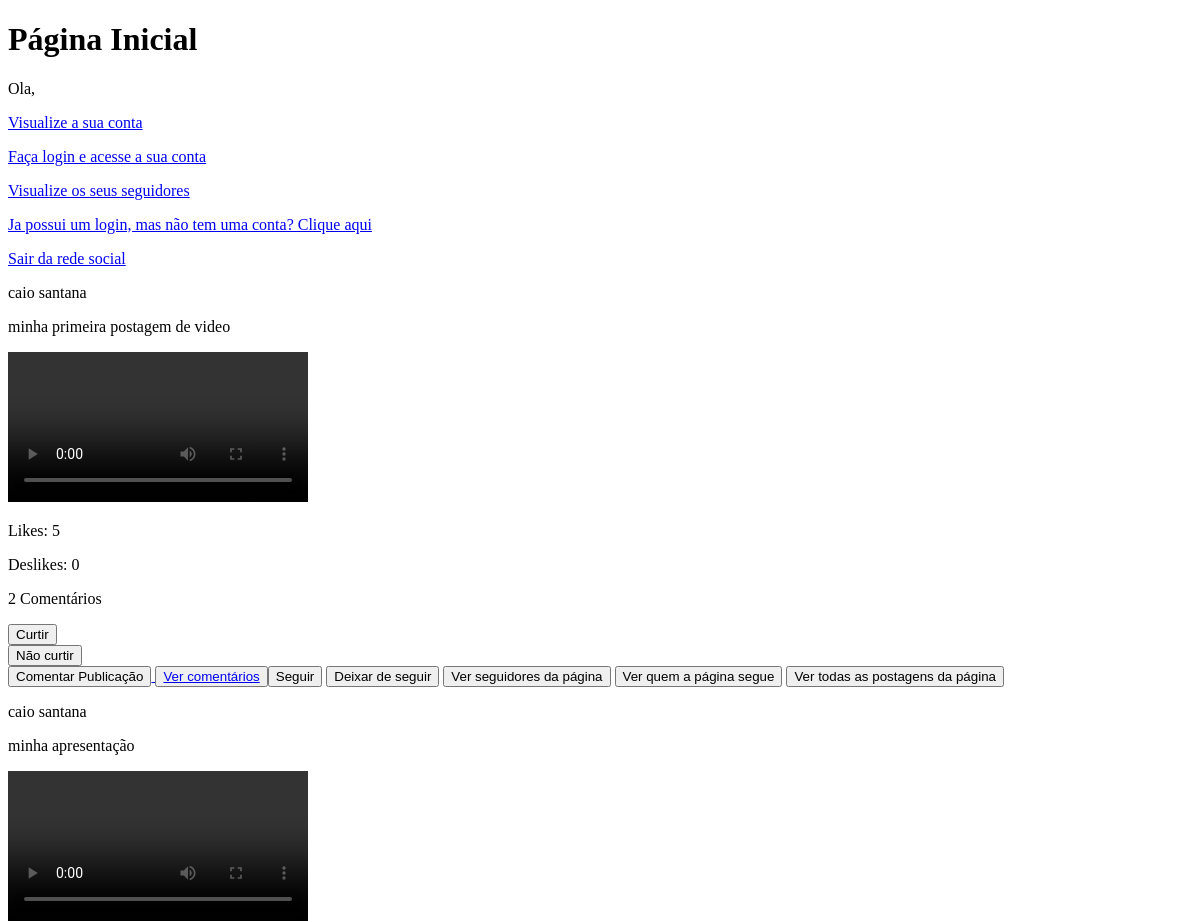
The app's page / (upper part), older data.
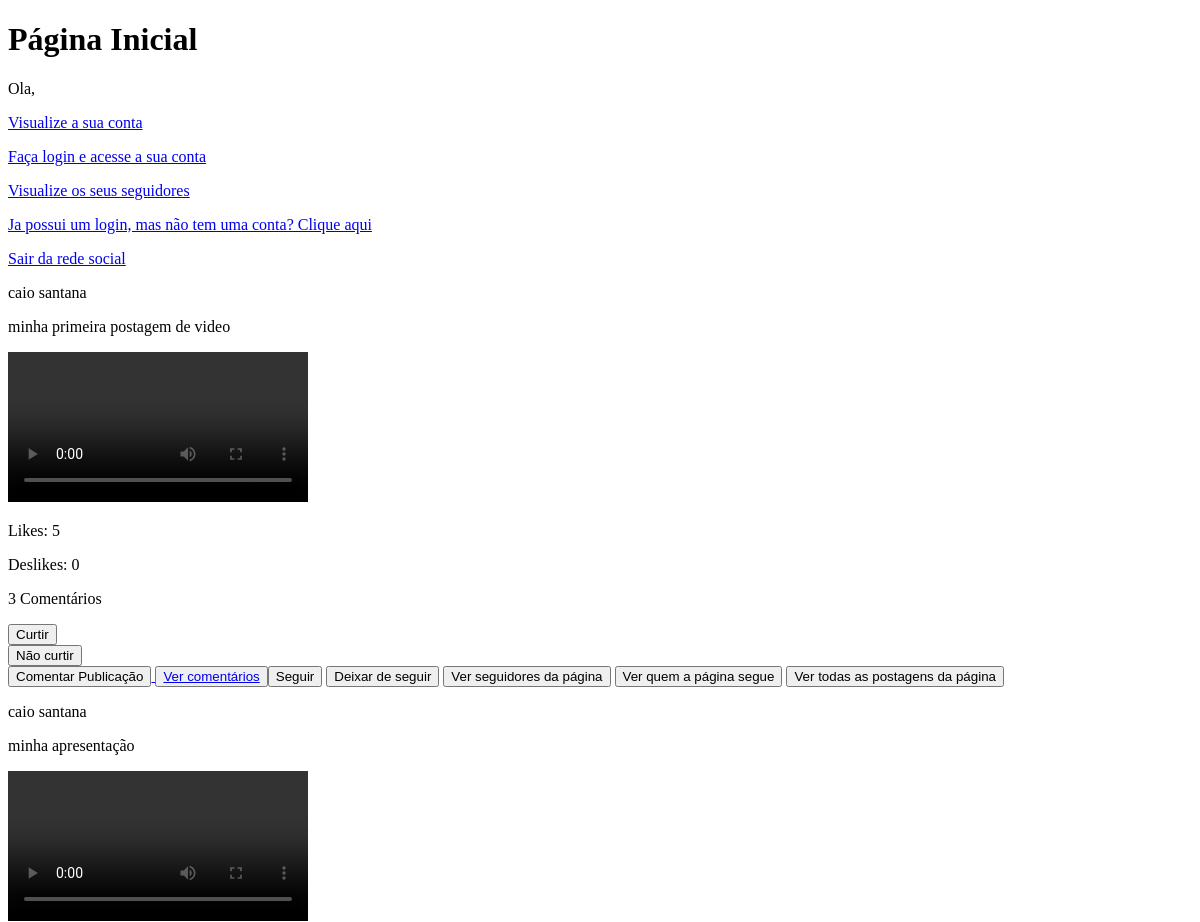
The same page, newer data.
### redesocial/models.py (models this page shows, shortened)
class Post(models.Model):
    dono_postagem = models.ForeignKey(Conta, on_delete=models.CASCADE)
    texto = models.CharField(max_length=6000, null = True, blank=True)
    imagem_postagem = models.ImageField(upload_to = 'redesocial/ImagemPostagem', null=True, blank=True)
    video = models.FileField(upload_to='redesocial/videos', null=True, blank=True)
    curtidas = models.IntegerField(default=0)
    nao_curtidas = models.IntegerField(default = 0)
    quantidade_comentarios = models.IntegerField(default= 0)

class Conta(models.Model):
    nome = models.CharField(max_length=400)
    biografia = models.CharField(max_length=1000, blank=True)
    interesses = models.CharField(max_length=1000, blank=True)
    estado_civil = models.CharField(max_length=500, blank = True)
    dono_da_conta = models.ForeignKey(User,  on_delete=models.CASCADE)
    seguidores = models.ManyToManyField('self', symmetrical=False, related_name='MeSeguindo')
    seguindo = models.ManyToManyField('self', symmetrical=False, related_name='ContasSeguidas')
    foto_perfil = models.ImageField(upload_to = 'redesocial/fotos', blank=True)
    data_criacao = models.DateField(auto_now_add = True)
    numero_seguidores = models.IntegerField(default=0)
    numero_seguindo = models.IntegerField(default=0)

### redesocial/views.py (the view)
# urls.py: path('', views.index, name='index'),
def index(request):
    post = Post.objects.all()
    mensagem_usuario = f"Ola, {request.user.username}"
    dicionario_post = {'post':post,'mensagem_usuario':mensagem_usuario}
    return render(request,'redesocial/index.html', dicionario_post)

### redesocial/templates/redesocial/index.html (shortened to what this page needs)
<!DOCTYPE html>
<html lang="pt-br">
    <head>
    </head>
    <body>
        <h1>Página Inicial</h1>
        <p>{{mensagem_usuario}}</p>
        <p><a href="{%url 'minhaconta'%}">Visualize a sua conta</a></p>
        <p><a href="{%url 'criarconta'%}">Faça login e acesse a sua conta</a></p>
        <p><a href="{%url 'meus_seguidores'%}">Visualize os seus seguidores</a></p>
        <p><a href="{%url 'criarconta'%}">Ja possui um login, mas não
            tem uma conta? Clique aqui</a></p>
        <p><a href="{%url 'logoutusuario'%}">Sair da rede social</a></p>
        {%if post%}
           {%for posts in post%}
            <section>
                <p>{{posts.dono_postagem.nome}}</p>
                {%if posts.texto%}
                     <p>{{posts.texto}}</p>
                {%else%}
                    <p>Não há texto na publicação</p>
                {%endif%}
                {%if posts.video%}
                    <video src="{{posts.video.url}}" controls ></video><br>
                {%endif%}
                <p>Likes: {{posts.curtidas}}</p>
                <p>Deslikes: {{posts.nao_curtidas}}</p>
                <p>{{posts.quantidade_comentarios}} Comentários</p>
               <form action="{%url 'curtir'%}" method="post">
                    <button type="submit">Curtir</button>
                </form>
                <form action="{%url 'nao_curtir'%}" method="post">
                    <button type="submit">Não curtir</button>
                </form>
                <a href="{%url 'comentar_publicacao' posts.id%}">
                   <button type="button">Comentar Publicação</button>
                </a>
                <a href="{%url 'ver_comentarios' posts.id%}">
                    <button type="button"> Ver comentários</buton>
                </a>
                <form action="{%url 'seguir'%}" method="post">
                    <button type="submit"> Seguir</button>
                </form>
                <button type="submit">Deixar de seguir</button>
                <button type="submit">Ver seguidores da página</button>
                <button type="submit">Ver quem a página segue</button>
                <button type="submit">Ver todas as postagens da página</button>
            </section>
           {%endfor%}
           {%else%}
                <!--Se por algum motivo não houver mais postagens,
                iremos exibir essa mensagem padrão-->
                <p>Ainda não há postagens no site</p>
        {%endif%}
    </body>
</html>

Row changes from the older to the newer data that the page shows:
changed Post "minha primeira postagem de video": quantidade_comentarios "2" → "3"
